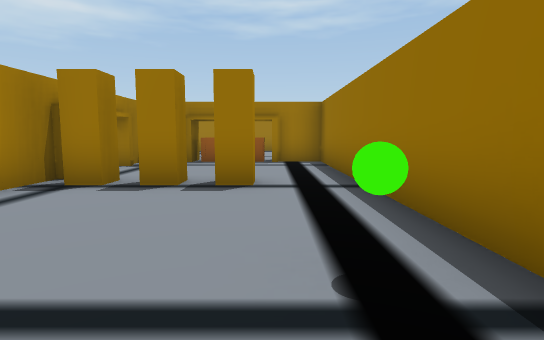
view 1 (above)

16 first-person views from a walk through a 3-D level made in the Unity game engine. The camera is 1.3 m above the floor, tilts 6° down and sees 80° across. The floor is counted in squares, 2 m on a side. Each view is taken from the middle of a square. On the plan, view 1 faces up. The plan holds only what a view shows up to about 10 squares ahead; the rest is blank. The place goes on beyond the plan. Some animated figures are not drawn. Door leaves are left out, so doorways stand open.

view 2
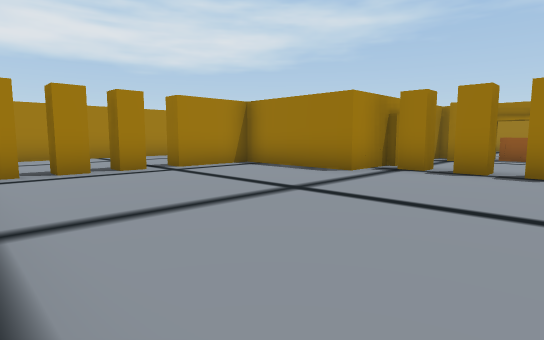

view 3
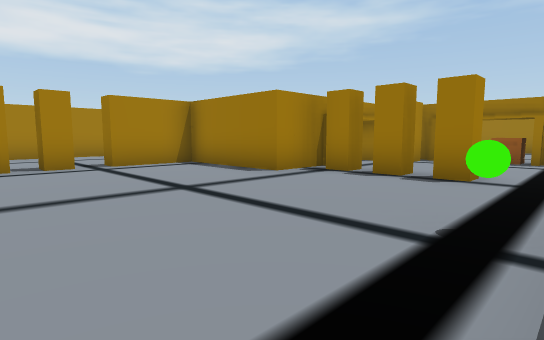

view 4
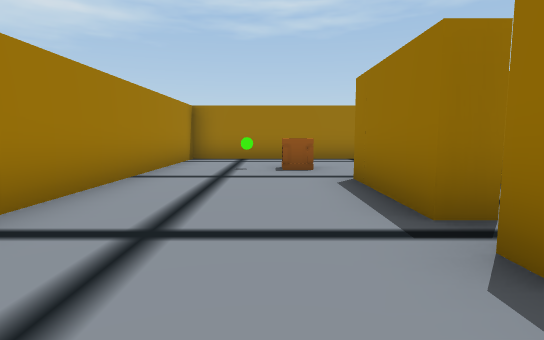

view 5
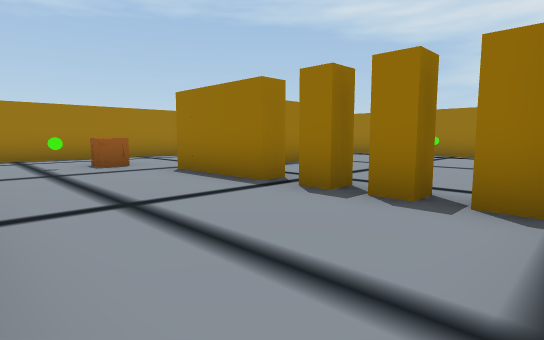

view 6
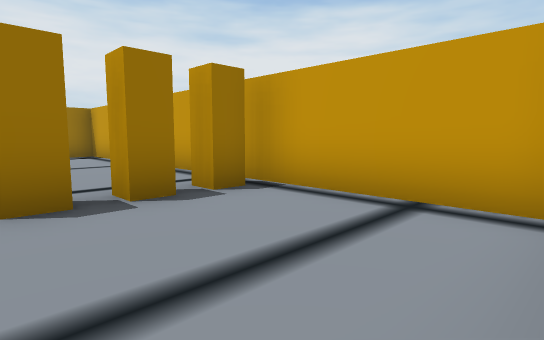

view 7
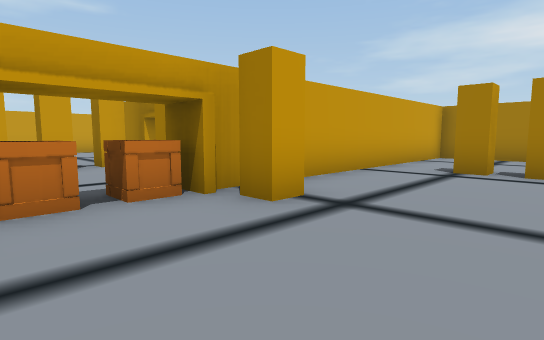

view 8
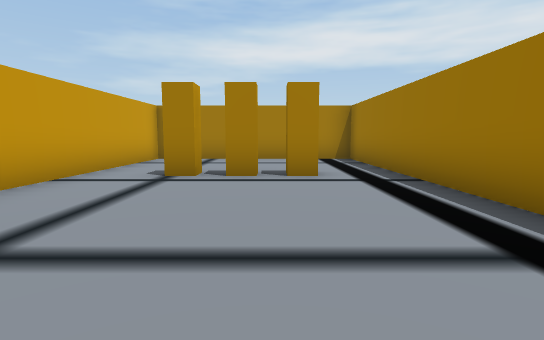

view 9
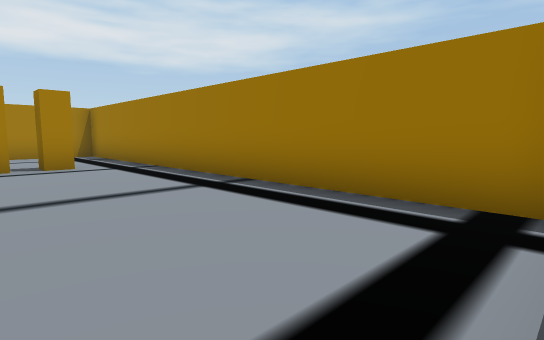

view 10
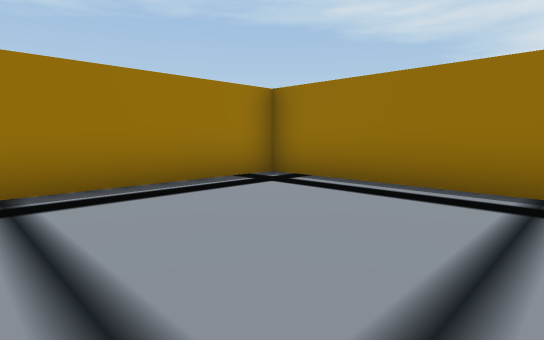

view 11
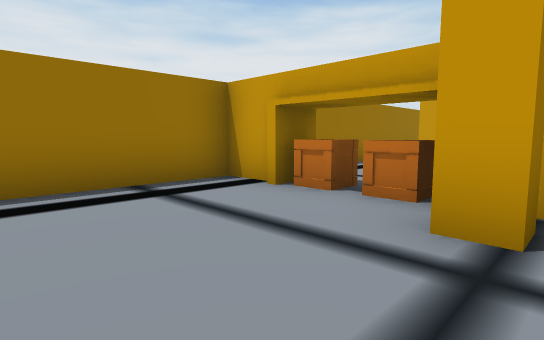

view 12
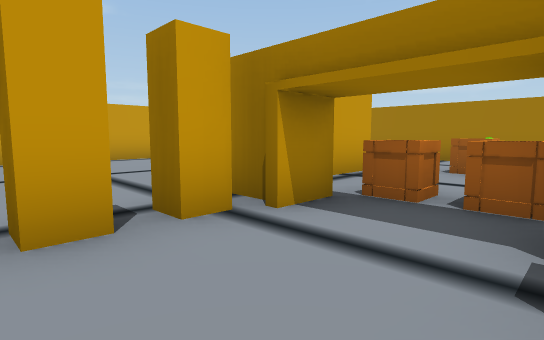

view 13
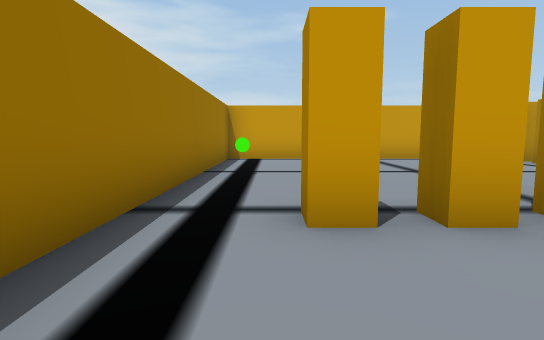

view 14
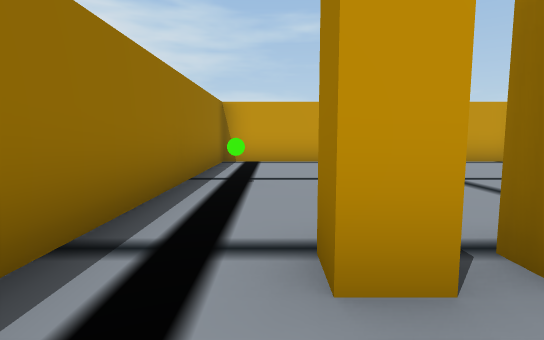

view 15
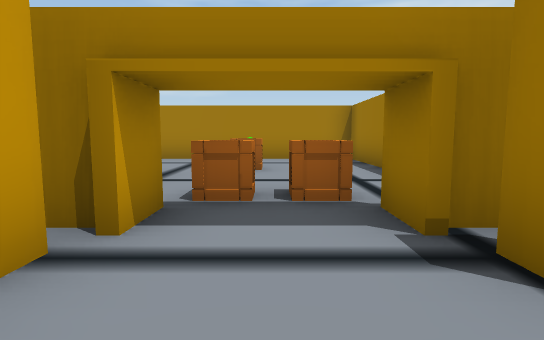

view 16
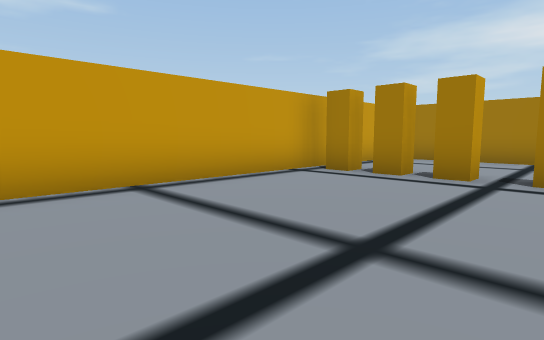

### Floor plan
Points are (right, up) in squares from view 1. A wall is a line through its corners. A room is listed if a view was taken in it or the views show most of it. See-through windows are left out.
Room 1 (views 1, 2, 3, 4, 5, 6, 7, 8, 9, 10, 11, 12, 13, 14, 15, 16)
walls: (-3.2, 4.6) (-3.2, 3.4) (-6.2, 3.4) (-6.2, 1.5) (-6.7, 1.5) (-6.7, 3.9) (-5.5, 3.9); (-5.6, 8.2) (-10.2, 8.2) (-10.2, -1.6); (0.6, 8.8) (1.2, 8.8) (1.2, 14.2) (-10.2, 14.2) (-10.2, 8.8) (-3.9, 8.8); (-9.8, -2.2) (1.2, -2.2) (1.2, 8.2) (0.4, 8.2)
ways out: open door at (-7, 9); open door at (-7, 14)
objects: other object (-8, 5); other object (-7, -2) to (-6, -2); other object (-7, -1) to (-6, -1); other object (-7, 0) to (-6, 1); crate (-7, 5); other object (-7, 10) to (-6, 10); other object (-7, 11) to (-6, 11); other object (-7, 12) to (-6, 13); crate (-4, 5); crate (-4, 7); other object (-3, 5); other object (-3, 7) to (-3, 8); other object (-2, 4) to (-1, 5); crate (-2, 8) to (-2, 9); other object (0, 4) to (0, 5); crate (0, 8) to (0, 9); green ball (1, 1)

Positions as (right, up) in squares from view 1, and headings:
1: (0, 0), facing up
2: (0, -2), facing up-left
3: (1, -1), facing up-left
4: (-8, -1), facing up
5: (-10, -2), facing up-right
6: (-10, 1), facing down-right
7: (0, 12), facing down-left
8: (-1, 12), facing left
9: (1, 11), facing up-left
10: (-3, 10), facing up-right
11: (-3, 12), facing down-right
12: (-1, 7), facing down-left
13: (0, 7), facing down
14: (0, 6), facing down
15: (-1, 6), facing left
16: (-1, 2), facing down-left
